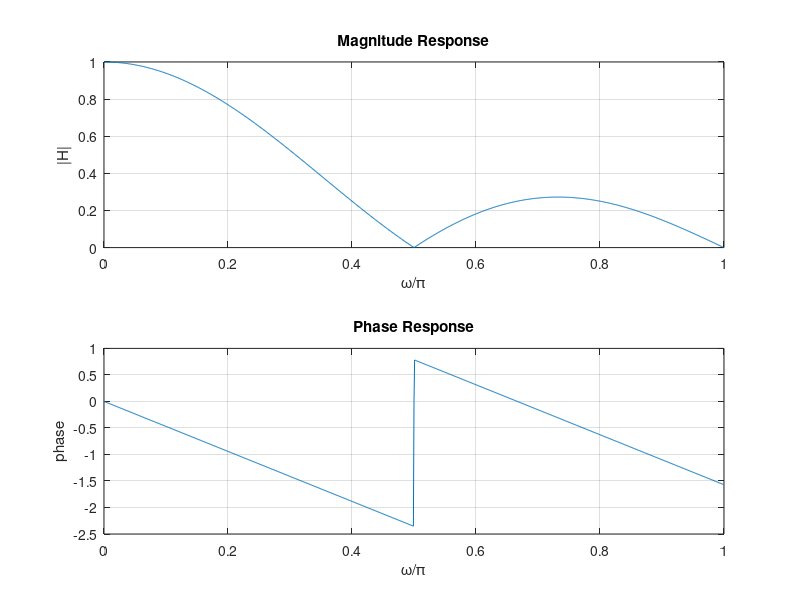
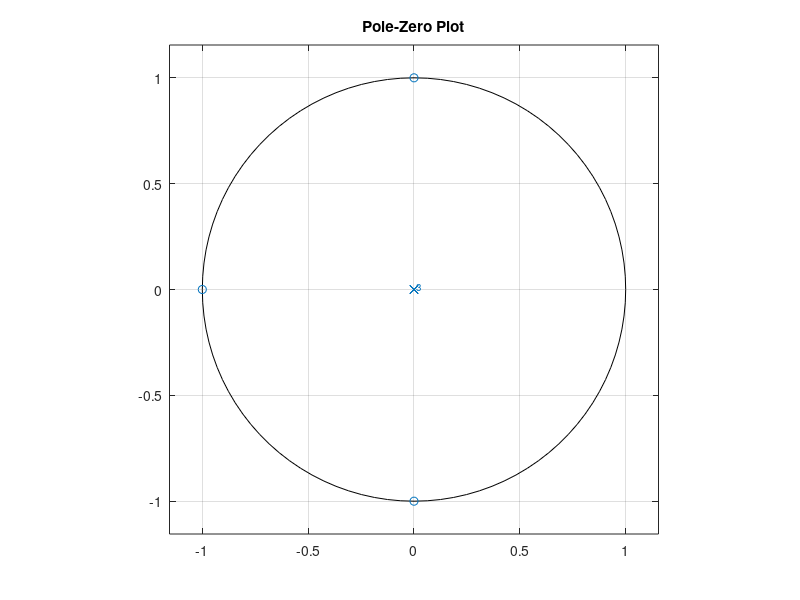

Here is the MATLAB script that generated these plots, in order:
% Problem 4
b = (1/4)*[1 1 1 1];
a = 1;

[H,w] = freqz(b,a,1024);

figure;
subplot(2,1,1);
plot(w/pi, abs(H)); grid on;
title('Magnitude Response');
xlabel('\omega/\pi'); ylabel('|H|');

subplot(2,1,2);
plot(w/pi, unwrap(angle(H))); grid on;
title('Phase Response');
xlabel('\omega/\pi'); ylabel('phase');

figure;
zplane(b,a);
title('Pole-Zero Plot');
